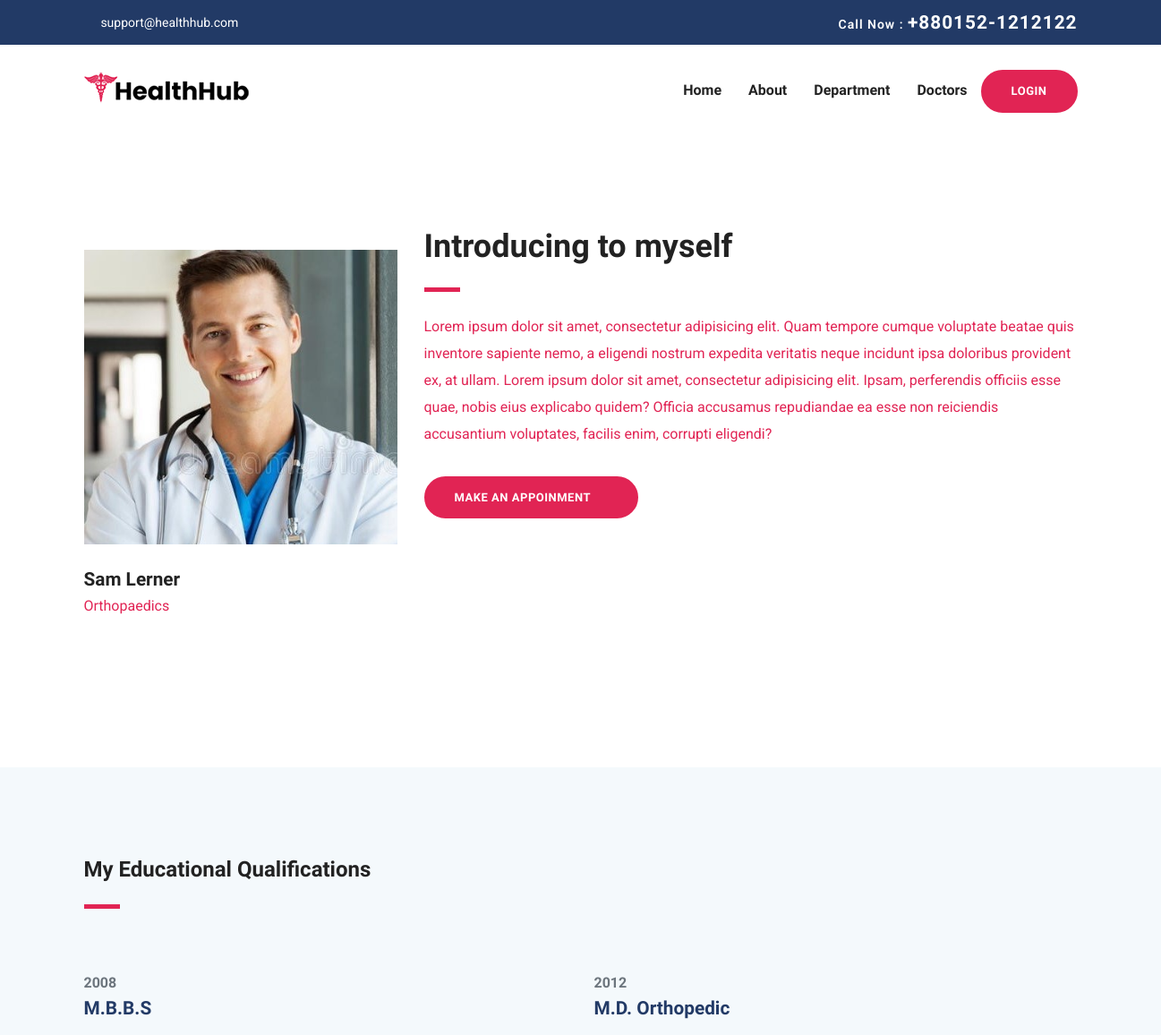
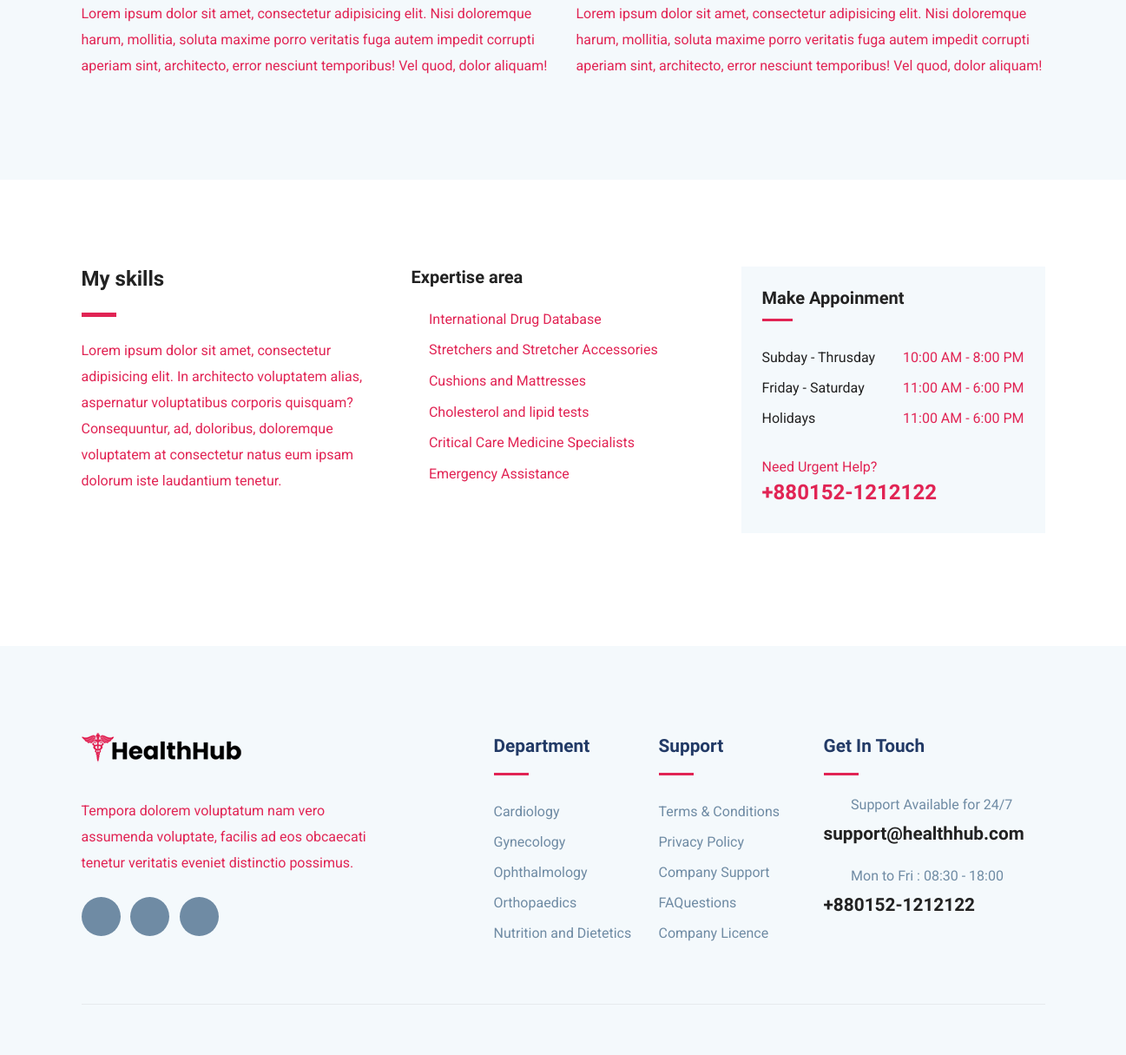
The page /doctor-single.php?id=38 on the database its author committed (2 pictures, top to bottom).
### tables this page shows
CREATE TABLE `doctors` (
  `doc_id` int(11) NOT NULL,
  `firstname` varchar(50) NOT NULL,
  `lastname` varchar(50) NOT NULL,
  `nid` varchar(50) NOT NULL,
  `education1` varchar(50) NOT NULL,
  `education2` varchar(50) NOT NULL,
  `year1` varchar(50) NOT NULL,
  `year2` varchar(50) NOT NULL,
  `gender` varchar(50) NOT NULL,
  `contact` varchar(50) NOT NULL,
  `clinic_address` varchar(100) NOT NULL,
  `clinic_city` varchar(50) NOT NULL,
  `clinic_zip` varchar(50) NOT NULL,
  `doc_sched_id` int(11) NOT NULL DEFAULT 1,
  `hos_id` int(11) NOT NULL DEFAULT 0,
  `username` varchar(50) NOT NULL,
  `email` varchar(100) NOT NULL,
  `password` varchar(100) NOT NULL,
  `dep_id` int(11) NOT NULL,
  `dep_name` varchar(100) NOT NULL,
  `join_date` varchar(50) NOT NULL,
  `image` varchar(250) NOT NULL,
  `status` int(11) NOT NULL DEFAULT 0
);

CREATE TABLE `schedule` (
  `sched_id` int(11) NOT NULL,
  `weekends` varchar(100) NOT NULL DEFAULT '11:00 AM - 6:00 PM',
  `weekdays` varchar(100) NOT NULL DEFAULT '10:00 AM - 8:00 PM',
  `holidays` varchar(100) NOT NULL DEFAULT '11:00 AM - 6:00 PM'
);

CREATE TABLE `department` (
  `dep_id` int(11) NOT NULL,
  `sched_id` int(11) NOT NULL DEFAULT 1,
  `image` varchar(250) NOT NULL,
  `dep_name` varchar(50) NOT NULL,
  `dep_short_description` varchar(250) NOT NULL,
  `dep_full_description` varchar(500) NOT NULL
);

### doctor-single.php (the view, shortened to what this page needs)
<?php
	include_once("./database/config.php");
	$id = $_GET['id'];
	$sql = "SELECT * FROM doctors WHERE doc_id='$id'";
	$result = mysqli_query($conn, $sql);
	$row=mysqli_fetch_assoc($result);
	$name=$row['firstname'] ." ". $row['lastname'];
	$image=$row['image'];
	$dep_name=$row['dep_name'];
	$education1=$row['education1'];
	$education2=$row['education2'];
	$year1=$row['year1'];
	$year2=$row['year2'];
	$doc_sched_id=$row['doc_sched_id'];
	$sql1 = "SELECT * FROM schedule WHERE sched_id='$doc_sched_id'";
	$result1 = mysqli_query($conn, $sql1);
	$row1=mysqli_fetch_assoc($result1);
	$weekends=$row1['weekends'];
	$weekdays=$row1['weekdays'];
	$holidays=$row1['holidays'];
?>
<!DOCTYPE html>
<html lang="zxx">
<head>
	<link rel="stylesheet" href="plugins/bootstrap/css/bootstrap.min.css">
	<link rel="stylesheet" href="plugins/icofont/icofont.min.css">
	<link rel="stylesheet" href="plugins/slick-carousel/slick/slick.css">
	<link rel="stylesheet" href="plugins/slick-carousel/slick/slick-theme.css">
	<link rel="stylesheet" href="css/style.css">
</head>
<body id="top">
	<?php include_once("./templates/header.php");?>
	<section class="section doctor-single">
		<div class="container">
			<div class="row">
				<div class="col-lg-4 col-md-6">
					<div class="doctor-img-block">
						<div class="doctor-img">
							<img src="images/users/<?php echo $image?>" alt="doctor-image" class="img-fluid w-100">
						</div>
						<div class="info-block mt-4">
							<h4 class="mb-0"><?php echo $name?></h4>
							<p><?php echo $dep_name?></p>
							<ul class="list-inline mt-4 doctor-social-links">
								<li class="list-inline-item"><a href="#"><i class="icofont-facebook"></i></a></li>
								<li class="list-inline-item"><a href="#"><i class="icofont-twitter"></i></a></li>
								<li class="list-inline-item"><a href="#"><i class="icofont-skype"></i></a></li>
								<li class="list-inline-item"><a href="#"><i class="icofont-linkedin"></i></a></li>
								<li class="list-inline-item"><a href="#"><i class="icofont-pinterest"></i></a></li>
							</ul>
						</div>
					</div>
				</div>
				<div class="col-lg-8 col-md-6">
					<div class="doctor-details mt-4 mt-lg-0">
						<h2 class="text-md">Introducing to myself</h2>
						<div class="divider my-4"></div>
						<p>Lorem ipsum dolor sit amet, consectetur adipisicing elit. Quam tempore cumque voluptate
							beatae quis inventore sapiente nemo, a eligendi nostrum expedita veritatis neque incidunt
							ipsa doloribus provident ex, at ullam. Lorem ipsum dolor sit amet, consectetur adipisicing
							elit. Ipsam, perferendis officiis esse quae, nobis eius explicabo quidem? Officia accusamus
							repudiandae ea esse non reiciendis accusantium voluptates, facilis enim, corrupti eligendi?
						</p>
						<a href="appoinment.php" class="btn btn-main-2 btn-round-full mt-3">Make an Appoinment<i
								class="icofont-simple-right ml-2  "></i></a>
					</div>
				</div>
			</div>
		</div>
	</section>
	<section class="section doctor-qualification gray-bg">
		<div class="container">
			<div class="row">
				<div class="col-lg-6">
					<div class="section-title">
						<h3>My Educational Qualifications</h3>
						<div class="divider my-4"></div>
					</div>
				</div>
			</div>
			<div class="row">
				<div class="col-lg-6">
					<div class="edu-block ">
						<span class="h6 text-muted"><?php echo $year1?> </span>
						<h4 class="mb-3 title-color"><?php echo $education1?></h4>
						<p>Lorem ipsum dolor sit amet, consectetur adipisicing elit. Nisi doloremque harum, mollitia,
							soluta maxime porro veritatis fuga autem impedit corrupti aperiam sint, architecto, error
							nesciunt temporibus! Vel quod, dolor aliquam!</p>
					</div>
</div>
					<div class="col-lg-6">
					<div class="edu-block">
						<span class="h6 text-muted"><?php echo $year2?> </span>
						<h4 class="mb-3 title-color"><?php echo $education2?></h4>
						<p>Lorem ipsum dolor sit amet, consectetur adipisicing elit. Nisi doloremque harum, mollitia,
							soluta maxime porro veritatis fuga autem impedit corrupti aperiam sint, architecto, error
							nesciunt temporibus! Vel quod, dolor aliquam!</p>
					</div>
				</div>
			</div>
		</div>
	</section>
	<section class="section doctor-skills">
		<div class="container">
			<div class="row">
				<div class="col-lg-4">
					<h3>My skills</h3>
					<div class="divider my-4"></div>
					<p>Lorem ipsum dolor sit amet, consectetur adipisicing elit. In architecto voluptatem alias,
						aspernatur voluptatibus corporis quisquam? Consequuntur, ad, doloribus, doloremque voluptatem at
						consectetur natus eum ipsam dolorum iste laudantium tenetur.</p>
				</div>
				<div class="col-lg-4">
					<div class="skill-list">
						<h5 class="mb-4">Expertise area</h5>
						<ul class="list-unstyled department-service">
							<li><i class="icofont-check mr-2"></i>International Drug Database</li>
							<li><i class="icofont-check mr-2"></i>Stretchers and Stretcher Accessories</li>
							<li><i class="icofont-check mr-2"></i>Cushions and Mattresses</li>
							<li><i class="icofont-check mr-2"></i>Cholesterol and lipid tests</li>
							<li><i class="icofont-check mr-2"></i>Critical Care Medicine Specialists</li>
							<li><i class="icofont-check mr-2"></i>Emergency Assistance</li>
						</ul>
					</div>
				</div>
				<div class="col-lg-4">
					<div class="sidebar-widget  gray-bg p-4">
						<h5 class="mb-4">Make Appoinment</h5>
						<ul class="list-unstyled lh-35">
							<li class="d-flex justify-content-between align-items-center">
								<a href="#">Subday - Thrusday</a>
								<span><?php echo $weekdays?></span>
							</li>
							<li class="d-flex justify-content-between align-items-center">
								<a href="#">Friday - Saturday</a>
								<span><?php echo $weekends?></span>
							</li>
							<li class="d-flex justify-content-between align-items-center">
								<a href="#">Holidays</a>
								<span><?php echo $holidays?></span>
							</li>
						</ul>
						<div class="sidebar-contatct-info mt-4">
							<p class="mb-0">Need Urgent Help?</p>
							<h3 class="text-color-2">+880152-1212122</h3>
						</div>
					</div>
				</div>
			</div>
		</div>
	</section>
	<?php include_once("./templates/footer.php");?>
</body>
</html>

### templates/footer.php (shortened to what this page needs)
<?php
include_once("./database/config.php");
?>
	<footer class="footer section gray-bg">
		<div class="container">
			<div class="row">
				<div class="col-lg-4 mr-auto col-sm-6">
					<div class="widget mb-5 mb-lg-0">
						<div class="logo mb-4">
							<img src="images/logo.png" alt="" class="img-fluid">
						</div>
						<p>Tempora dolorem voluptatum nam vero assumenda voluptate, facilis ad eos obcaecati tenetur
							veritatis eveniet distinctio possimus.</p>
						<ul class="list-inline footer-socials mt-4">
							<li class="list-inline-item"><a href="https://www.facebook.com/themefisher"><i
										class="icofont-facebook"></i></a></li>
							<li class="list-inline-item"><a href="https://twitter.com/themefisher"><i
										class="icofont-twitter"></i></a></li>
							<li class="list-inline-item"><a href="https://www.pinterest.com/themefisher/"><i
										class="icofont-linkedin"></i></a></li>
						</ul>
					</div>
				</div>
				<div class="col-lg-2 col-md-6 col-sm-6">
					<div class="widget mb-5 mb-lg-0">
						<h4 class="text-capitalize mb-3">Department</h4>
						<div class="divider mb-4"></div>
						<ul class="list-unstyled footer-menu lh-35">
						<?php
							$sql = "SELECT * FROM department LIMIT 5";
							$result = mysqli_query($conn, $sql);
							if($result){
								while($row=mysqli_fetch_assoc($result)){
									$name=$row['dep_name'];
									$id=$row['dep_id'];
						?>
							<li><a href="department-single.php?id=<?php echo $id ?>"><?php echo $name?></a></li>
							<?php
									}
								}
							?>
						</ul>
					</div>
				</div>
				<div class="col-lg-2 col-md-6 col-sm-6">
					<div class="widget mb-5 mb-lg-0">
						<h4 class="text-capitalize mb-3">Support</h4>
						<div class="divider mb-4"></div>
						<ul class="list-unstyled footer-menu lh-35">
							<li><a href="#">Terms & Conditions</a></li>
							<li><a href="#">Privacy Policy</a></li>
							<li><a href="#">Company Support </a></li>
							<li><a href="#">FAQuestions</a></li>
							<li><a href="#">Company Licence</a></li>
						</ul>
					</div>
				</div>
				<div class="col-lg-3 col-md-6 col-sm-6">
					<div class="widget widget-contact mb-5 mb-lg-0">
						<h4 class="text-capitalize mb-3">Get in Touch</h4>
						<div class="divider mb-4"></div>
						<div class="footer-contact-block mb-4">
							<div class="icon d-flex align-items-center">
								<i class="icofont-email mr-3"></i>
								<span class="h6 mb-0">Support Available for 24/7</span>
							</div>
							<h4 class="mt-2"><a href="tel:+23-345-67890">support@healthhub.com</a></h4>
						</div>
						<div class="footer-contact-block">
							<div class="icon d-flex align-items-center">
								<i class="icofont-support mr-3"></i>
								<span class="h6 mb-0">Mon to Fri : 08:30 - 18:00</span>
							</div>
							<h4 class="mt-2"><a href="tel:+23-345-67890">+880152-1212122</a></h4>
						</div>
					</div>
				</div>
			</div>
			<div class="footer-btm py-4 mt-5">
			</div>
		</div>
	</footer>

### css/style.css (style rules this page uses)
html { overflow-x: hidden; }
body { line-height: 1.6; font-family: "Roboto", sans-serif; -webkit-font-smoothing: antialiased; font-size: 16px; color: #e12454; font-weight: 400; }
h1, .h1, h2, .h2, h3, .h3, h4, .h4, h5, .h5, h6, .h6 { font-family: "Exo", sans-serif; font-weight: 700; color: #222; }
h2, .h2 { font-size: 44px; }
h3, .h3 { font-size: 1.5rem; }
h4, .h4 { font-size: 1.3rem; line-height: 30px; }
h5, .h5 { font-size: 1.25rem; }
h6, .h6 { font-size: 1rem; }
p { line-height: 30px; }
.btn { display: inline-block; font-size: 14px; font-size: 0.8125rem; font-weight: 700; letter-spacing: .5px; padding: .75rem 2rem; font-family: "Exo", sans-serif; text-transform: uppercase; border-radius: 5px; border: 2px solid transparent; transition: all .35s ease; }
.btn-main-2 { background: #e12454; color: #fff; border-color: #e12454; }
.btn-round-full { border-radius: 50px; }
.section { padding: 100px 0; }
.text-md { font-size: 2.25rem; }
a { color: #222; text-decoration: none; transition: all .35s ease; }
.title-color { color: #223a66; }
.section-title { margin-bottom: 70px; }
.gray-bg { background: #f4f9fc; }
.text-color-2 { color: #e12454; }
.divider { width: 40px; height: 5px; background: #e12454; }
.department-service { margin-bottom: 40px; }
.department-service li { margin-bottom: 10px; }
.department-service li i { color: #e12454; }
.lh-35 { line-height: 35px; }
.sidebar-widget { margin-bottom: 30px; padding-bottom: 35px; }
.sidebar-widget h5 { margin-bottom: 30px; position: relative; padding-bottom: 15px; }
.sidebar-widget h5:before { position: absolute; content: ""; left: 0px; bottom: 0px; width: 35px; height: 3px; background: #e12454; }
.footer { padding-bottom: 10px; }
.logo { font-weight: 600; letter-spacing: 1px; }
.widget .divider { height: 3px; }
.widget h4 { color: #223a66; }
.widget .footer-menu a { color: #6F8BA4; }
.footer-contact-block span { font-weight: 400; color: #6F8BA4; }
.footer-contact-block i { font-size: 20px; }
.footer-btm { border-top: 1px solid rgba(0, 0, 0, 0.06); }
.footer-socials li a { width: 45px; height: 45px; background: #6F8BA4; color: #fff; display: inline-block; text-align: center; border-radius: 100%; padding-top: 12px; }

### rows shown on the page
doctors: image (picture), name "Sam Lerner", dep_name "Orthopaedics", year1 "2008", education1 "M.B.B.S", year2 "2012", education2 "M.D. Orthopedic"
schedule: weekdays "10:00 AM - 8:00 PM", weekends "11:00 AM - 6:00 PM", holidays "11:00 AM - 6:00 PM"
department: dep_name "Cardiology"
department: dep_name "Gynecology"
department: dep_name "Ophthalmology"
department: dep_name "Orthopaedics"
department: dep_name "Nutrition and Dietetics"
